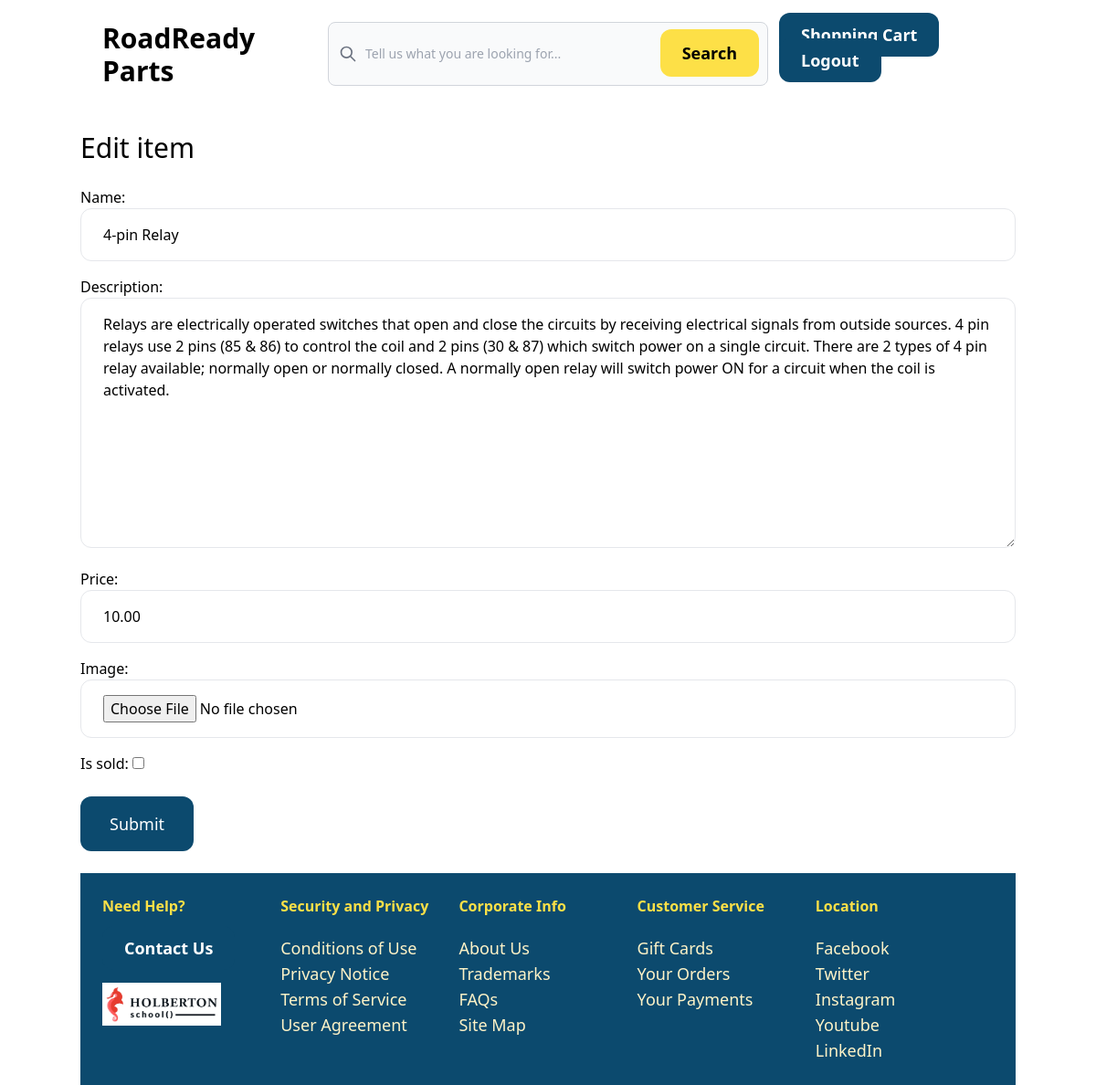
Screenshot of /items/7/edit/ (signed in) with the database file from the repository.
### item/models.py (models this page shows, shortened)
class Item(models.Model):
    category = models.ForeignKey(Category, related_name='items', on_delete=models.CASCADE)
    name = models.CharField(max_length=255)
    description = models.TextField(blank=True)
    price = models.DecimalField(max_digits=6, decimal_places=2)
    image = models.ImageField(upload_to='items', blank=True, null=True)
    is_sold = models.BooleanField(default=False)
    created_by = models.ForeignKey('auth.User', related_name='items', on_delete=models.CASCADE)
    created_at = models.DateTimeField(auto_now_add=True)

### item/views.py (the view)
# urls.py: path('<int:pk>/edit/', views.edit, name='edit'),
@login_required
def edit(request, pk):
    item = get_object_or_404(Item, pk=pk, created_by=request.user)
    if request.method == 'POST':
        form = EditItemForm(request.POST, request.FILES, instance=item)
        if form.is_valid():
            form.save()
            return redirect('item:detail', pk=item.id)
    else:
        form = EditItemForm(instance=item)
    return render(request, 'item/form.html', {
        'form': form,
        'title': 'Edit item'
    })

### item/forms.py
class EditItemForm(forms.ModelForm):
    class Meta:
        model = Item
        fields = ('name', 'description', 'price', 'image', 'is_sold')
        widgets = {
            'name': forms.TextInput(attrs={
                'class': INPUT_CLASSES
            }),
            'description': forms.Textarea(attrs={
                'class': INPUT_CLASSES
            }),
            'price': forms.TextInput(attrs={
                'class': INPUT_CLASSES
            }),
            'image': forms.FileInput(attrs={
                'class': INPUT_CLASSES
            }),
        }

### item/templates/item/form.html (shortened to what this page needs)
{% extends 'core/base.html' %}
{% block content %}
    <div class="mx-auto container grid">
        <h1 class="mb-6 text-3xl">{{ title }}</h1>
        <form method="post" action="." enctype="multipart/form-data">
            <div class="space-y-4">
                {{ form.as_p }}
            </div>
            <button class="mt-6 py-4 px-8 text-lg bg-sky-900 text-white rounded-xl hover:bg-yellow-300 hover:text-black">Submit</button>
        </form>
    </div>
{% endblock %}

### rows the page displays
Item: name "4-pin Relay", description "Relays are electrically operated switches that open and close the circuits by receiving electrical signals from outside sources. 4 pin relays use 2 pins (85 & 86) to control the coil and 2 pins (30 & 87) which switch power on a single circuit. There are 2 types of 4 pin relay available; normally open or normally closed. A normally open relay will switch power ON for a circuit when the coil is activated.", price "10.00"

### other values shown
{{ title }} "Edit item"
